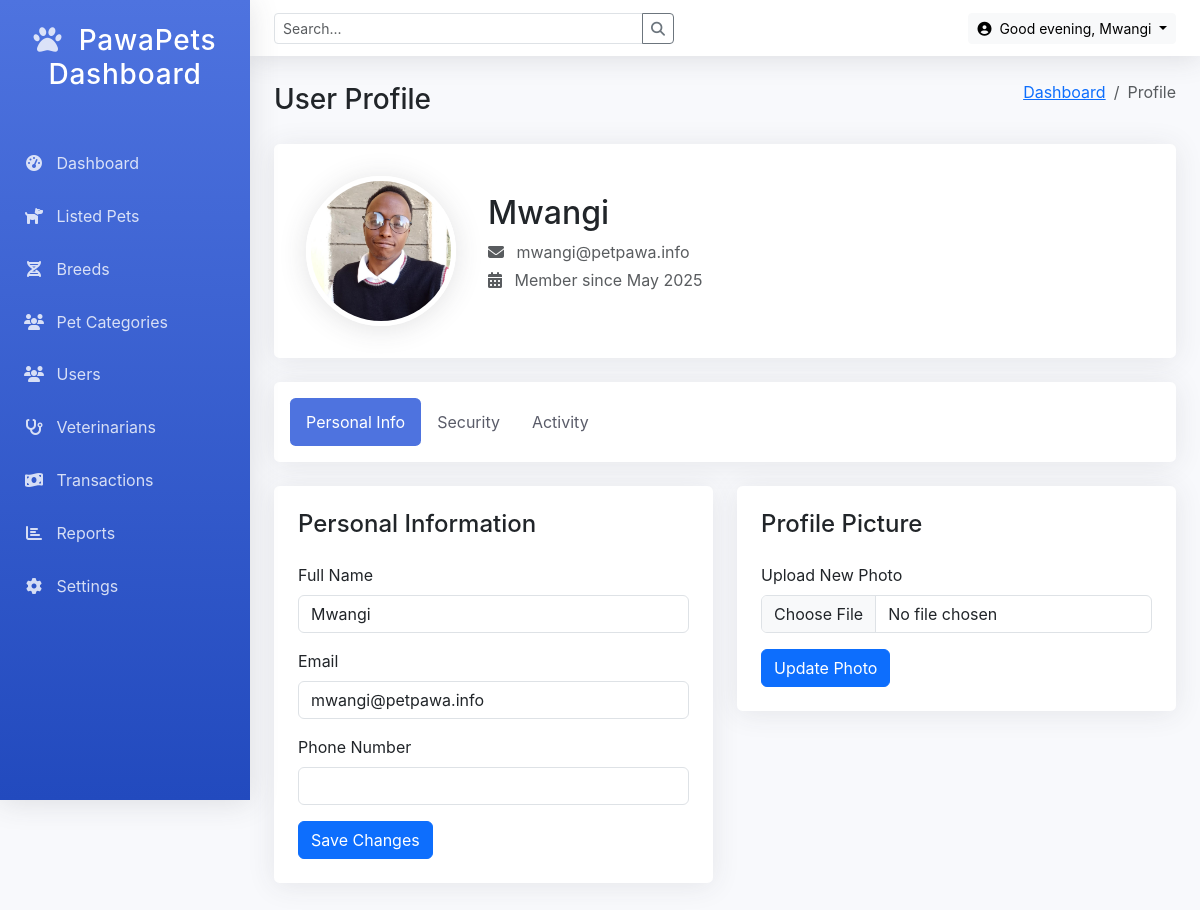
Screenshot of /Admin/profile.php (signed in) with the database file from the repository.
### tables this page shows
CREATE TABLE `admin_table` (
  `admin_id` int(11) NOT NULL,
  `admin_name` varchar(100) NOT NULL,
  `admin_email` varchar(100) NOT NULL,
  `admin_image` varchar(255) NOT NULL,
  `admin_password` varchar(100) NOT NULL,
  `phone` varchar(20) NOT NULL,
  `created_at` timestamp NOT NULL DEFAULT current_timestamp() ON UPDATE current_timestamp()
);

### Admin/profile.php (the view, shortened to what this page needs)
<?php
include("functions/functions.php");
$admin_name = $_SESSION['admin_name'];
$stmt = $con->prepare("SELECT admin_name, admin_email, admin_image, created_at FROM admin_table WHERE admin_name = ?");
$stmt->bind_param("s", $admin_name);
$stmt->execute();
$result = $stmt->get_result();
$adminData = $result->fetch_assoc();
?>
<!DOCTYPE html>
<html lang="en">
<head>
    <link href="https://cdn.jsdelivr.net/npm/bootstrap@5.3.0/dist/css/bootstrap.min.css" rel="stylesheet">
    <link rel="stylesheet" href="https://cdnjs.cloudflare.com/ajax/libs/font-awesome/6.4.0/css/all.min.css">
</head>
<body>
    <div class="admin-container">
        <?php
         include("components/sidebar.php");
         include("components/adminHeader.php");
        ?>
        <main class="admin-main">
            <div class="d-flex justify-content-between align-items-center mb-4">
                <h1 class="h3 mb-0">User Profile</h1>
                <nav aria-label="breadcrumb">
                    <ol class="breadcrumb">
                        <li class="breadcrumb-item"><a href="dashboard.php">Dashboard</a></li>
                        <li class="breadcrumb-item active" aria-current="page">Profile</li>
                    </ol>
                </nav>
            </div>
            <div class="profile-header d-flex align-items-center">
                <div>
                    <img src="<?= htmlspecialchars($adminData['admin_image'] ?? '../Admin/Images/default.png') ?>"
                        alt="Profile Picture" class="profile-picture">
                </div>
                <div class="profile-details">
                    <h2><?= htmlspecialchars($adminData['admin_name'] ?? 'N/A') ?></h2>
                    <p class="text-muted mb-1"><i class="fas fa-envelope me-2"></i> <?= htmlspecialchars($adminData['admin_email']) ?></p>
                    <p class="text-muted"><i class="fas fa-calendar-alt me-2"></i> Member since <?= !empty($adminData['created_at']) ? date('M Y', strtotime($adminData['created_at'])) : 'N/A' ?></p>
                </div>
            </div>
            <div class="profile-nav">
                <ul class="nav nav-pills">
                    <li class="nav-item">
                        <a class="nav-link active" href="#personal" data-bs-toggle="tab">Personal Info</a>
                    </li>
                    <li class="nav-item">
                        <a class="nav-link" href="#security" data-bs-toggle="tab">Security</a>
                    </li>
                    <li class="nav-item">
                        <a class="nav-link" href="#activity" data-bs-toggle="tab">Activity</a>
                    </li>
                </ul>
            </div>
            <div class="tab-content">
                <div class="tab-pane fade show active" id="personal">
                    <div class="row">
                        <div class="col-md-6">
                            <div class="profile-card">
                                <h4 class="mb-4">Personal Information</h4>
                                <form method="POST">
                                    <div class="mb-3">
                                        <label class="form-label">Full Name</label>
                                        <input type="text" class="form-control" name="name"
                                            value="<?= htmlspecialchars($adminData['admin_name']) ?>" required>
                                    </div>
                                    <div class="mb-3">
                                        <label class="form-label">Email</label>
                                        <input type="email" class="form-control" name="email"
                                            value="<?= htmlspecialchars($adminData['admin_email']) ?>" required>
                                    </div>
                                    <div class="mb-3">
                                        <label class="form-label">Phone Number</label>
                                        <input type="tel" class="form-control" name="phone"
                                            value="<?= htmlspecialchars($adminData['phone'] ?? '') ?>">
                                    </div>
                                    <button type="submit" name="update_profile" class="btn btn-primary">Save Changes</button>
                                </form>
                            </div>
                        </div>
                        <div class="col-md-6">
                            <div class="profile-card">
                                <h4 class="mb-4">Profile Picture</h4>
                                <form method="POST" enctype="multipart/form-data">
                                    <div class="mb-3">
                                        <label class="form-label">Upload New Photo</label>
                                        <input type="file" class="form-control" name="photo" accept="image/*" required>
                                    </div>
                                    <button type="submit" name="update_photo" class="btn btn-primary">Update Photo</button>
                                </form>
                            </div>
                        </div>
                    </div>
                </div>
            </div>
        </main>
    </div>
</body>
</html>

### Admin/profile.php (style rules this page uses)
:root { --primary-color: #4e73df; --primary-hover: #2e59d9; --secondary-color: #858796; --success-color: #1cc88a; --info-color: #36b9cc; --warning-color: #f6c23e; --danger-color: #e74a3b; --light-color: #f8f9fc; --dark-color: #5a5c69; }
body { font-family: 'Nunito', -apple-system, BlinkMacSystemFont, 'Segoe UI', Roboto, 'Helvetica Neue', Arial, sans-serif; background-color: var(--light-color); overflow-x: hidden; }
.admin-container { display: flex; min-height: 100vh; }
.admin-main { margin-left: 250px; margin-top: 56px; padding: 1.5rem; flex: 1; transition: margin-left 0.3s; }
.profile-header { background-color: white; border-radius: 0.35rem; box-shadow: 0 0.15rem 1.75rem 0 rgba(58, 59, 69, 0.1); padding: 2rem; margin-bottom: 1.5rem; }
.profile-picture { width: 150px; height: 150px; border-radius: 50%; object-fit: cover; border: 5px solid #fff; box-shadow: 0 0.15rem 1.75rem 0 rgba(58, 59, 69, 0.15); }
.profile-details { padding-left: 2rem; }
.profile-nav { background-color: white; border-radius: 0.35rem; box-shadow: 0 0.15rem 1.75rem 0 rgba(58, 59, 69, 0.1); padding: 1rem; margin-bottom: 1.5rem; }
.profile-nav .nav-link { color: var(--dark-color); padding: 0.75rem 1rem; border-radius: 0.35rem; }
.profile-nav .nav-link.active { color: white; background-color: var(--primary-color); }
.profile-card { background-color: white; border-radius: 0.35rem; box-shadow: 0 0.15rem 1.75rem 0 rgba(58, 59, 69, 0.1); padding: 1.5rem; margin-bottom: 1.5rem; }

### rows the page displays
admin_table: admin_image (picture), admin_name "Mwangi", admin_email "mwangi@petpawa.info", created_at "May 2025", name "Mwangi", email "mwangi@petpawa.info"
